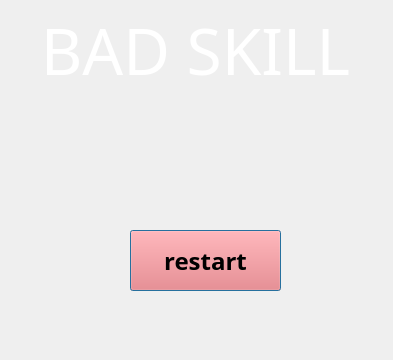
<?xml version="1.0" encoding="UTF-8"?>
<ui version="4.0">
 <class>result</class>
 <widget class="QDialog" name="result">
  <property name="geometry">
   <rect>
    <x>0</x>
    <y>0</y>
    <width>393</width>
    <height>360</height>
   </rect>
  </property>
  <property name="windowTitle">
   <string>Dialog</string>
  </property>
  <widget class="QLabel" name="label_4">
   <property name="geometry">
    <rect>
     <x>-170</x>
     <y>0</y>
     <width>641</width>
     <height>361</height>
    </rect>
   </property>
   <property name="text">
    <string/>
   </property>
   <property name="pixmap">
    <pixmap resource="source.qrc">:/wallpaper-780624.jpg</pixmap>
   </property>
   <property name="scaledContents">
    <bool>true</bool>
   </property>
  </widget>
  <widget class="QLabel" name="label">
   <property name="geometry">
    <rect>
     <x>40</x>
     <y>-20</y>
     <width>311</width>
     <height>141</height>
    </rect>
   </property>
   <property name="font">
    <font>
     <family>Osaka</family>
     <pointsize>48</pointsize>
     <weight>50</weight>
     <italic>false</italic>
     <bold>false</bold>
    </font>
   </property>
   <property name="styleSheet">
    <string notr="true">background-color: rgb(255, 255, 255,0
);</string>
   </property>
   <property name="text">
    <string>&lt;html&gt;&lt;head/&gt;&lt;body&gt;&lt;p&gt;&lt;span style=&quot; color:#ffffff;&quot;&gt;BAD SKILL&lt;/span&gt;&lt;/p&gt;&lt;/body&gt;&lt;/html&gt;</string>
   </property>
   <property name="textFormat">
    <enum>Qt::RichText</enum>
   </property>
   <property name="scaledContents">
    <bool>true</bool>
   </property>
   <property name="alignment">
    <set>Qt::AlignCenter</set>
   </property>
   <property name="wordWrap">
    <bool>false</bool>
   </property>
  </widget>
  <widget class="QLabel" name="s3">
   <property name="geometry">
    <rect>
     <x>250</x>
     <y>110</y>
     <width>91</width>
     <height>91</height>
    </rect>
   </property>
   <property name="styleSheet">
    <string notr="true">background-color: rgb(255, 255, 255,0
);</string>
   </property>
   <property name="text">
    <string/>
   </property>
   <property name="pixmap">
    <pixmap resource="source.qrc">:/bigstar.png</pixmap>
   </property>
   <property name="scaledContents">
    <bool>true</bool>
   </property>
  </widget>
  <widget class="QLabel" name="bs2">
   <property name="geometry">
    <rect>
     <x>160</x>
     <y>110</y>
     <width>91</width>
     <height>91</height>
    </rect>
   </property>
   <property name="styleSheet">
    <string notr="true">background-color: rgb(255, 255, 255,0
);</string>
   </property>
   <property name="text">
    <string/>
   </property>
   <property name="pixmap">
    <pixmap resource="source.qrc">:/blackbigstar.png</pixmap>
   </property>
   <property name="scaledContents">
    <bool>true</bool>
   </property>
  </widget>
  <widget class="QLabel" name="s1">
   <property name="geometry">
    <rect>
     <x>70</x>
     <y>110</y>
     <width>91</width>
     <height>91</height>
    </rect>
   </property>
   <property name="styleSheet">
    <string notr="true">background-color: rgb(255, 255, 255,0
);</string>
   </property>
   <property name="text">
    <string/>
   </property>
   <property name="pixmap">
    <pixmap resource="source.qrc">:/bigstar.png</pixmap>
   </property>
   <property name="scaledContents">
    <bool>true</bool>
   </property>
  </widget>
  <widget class="QLabel" name="s2">
   <property name="geometry">
    <rect>
     <x>160</x>
     <y>110</y>
     <width>91</width>
     <height>91</height>
    </rect>
   </property>
   <property name="styleSheet">
    <string notr="true">background-color: rgb(255, 255, 255,0
);</string>
   </property>
   <property name="text">
    <string/>
   </property>
   <property name="pixmap">
    <pixmap resource="source.qrc">:/bigstar.png</pixmap>
   </property>
   <property name="scaledContents">
    <bool>true</bool>
   </property>
  </widget>
  <widget class="QLabel" name="bs1">
   <property name="geometry">
    <rect>
     <x>70</x>
     <y>110</y>
     <width>91</width>
     <height>91</height>
    </rect>
   </property>
   <property name="styleSheet">
    <string notr="true">background-color: rgb(255, 255, 255,0
);</string>
   </property>
   <property name="text">
    <string/>
   </property>
   <property name="pixmap">
    <pixmap resource="source.qrc">:/blackbigstar.png</pixmap>
   </property>
   <property name="scaledContents">
    <bool>true</bool>
   </property>
  </widget>
  <widget class="QLabel" name="bs3">
   <property name="geometry">
    <rect>
     <x>250</x>
     <y>110</y>
     <width>91</width>
     <height>91</height>
    </rect>
   </property>
   <property name="styleSheet">
    <string notr="true">background-color: rgb(255, 255, 255,0
);</string>
   </property>
   <property name="text">
    <string/>
   </property>
   <property name="pixmap">
    <pixmap resource="source.qrc">:/blackbigstar.png</pixmap>
   </property>
   <property name="scaledContents">
    <bool>true</bool>
   </property>
  </widget>
  <widget class="QPushButton" name="botton_start">
   <property name="geometry">
    <rect>
     <x>130</x>
     <y>230</y>
     <width>151</width>
     <height>61</height>
    </rect>
   </property>
   <property name="font">
    <font>
     <family>Letter Gothic Std</family>
     <pointsize>18</pointsize>
     <weight>75</weight>
     <italic>false</italic>
     <bold>true</bold>
    </font>
   </property>
   <property name="styleSheet">
    <string notr="true">background-color: rgb(255, 102, 102);</string>
   </property>
   <property name="text">
    <string>restart</string>
   </property>
  </widget>
  <zorder>label_4</zorder>
  <zorder>label</zorder>
  <zorder>bs2</zorder>
  <zorder>s2</zorder>
  <zorder>bs1</zorder>
  <zorder>bs3</zorder>
  <zorder>s1</zorder>
  <zorder>s3</zorder>
  <zorder>botton_start</zorder>
 </widget>
 <resources>
  <include location="source.qrc"/>
 </resources>
 <connections/>
</ui>
